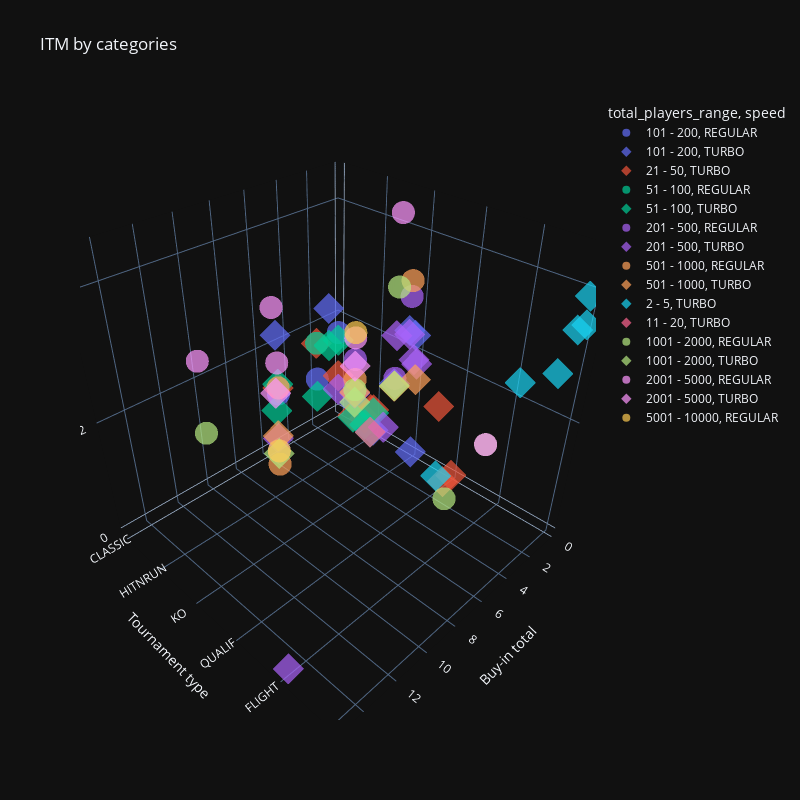

The cell this chart's notebook holds for it:
### Code cell
tournament_graphs.plot_ITM_by_categories()

### Figure 1 — Plotly figure (JSON) as saved in the notebook; plotly's stock layout.template omitted (floating-point values rounded to 4 significant figures)
{"data": [{"hovertemplate": "total_players_range=101 - 200<br>speed=REGULAR<br>Buy-in total=%{x}<br>Tournament type=%{y}<br>ITM=%{z}<extra></extra>", "legendgroup": "101 - 200, REGULAR", "marker": {"color": "#636efa", "opacity": 0.7, "symbol": "circle"}, "mode": "markers", "name": "101 - 200, REGULAR", "scene": "scene", "showlegend": true, "x": [0.25, 2.0, 5.0], "y": ["CLASSIC", "CLASSIC", "CLASSIC"], "z": [0.1667, 0.09375, 0.1053], "type": "scatter3d"}, {"hovertemplate": "total_players_range=101 - 200<br>speed=TURBO<br>Buy-in total=%{x}<br>Tournament type=%{y}<br>ITM=%{z}<extra></extra>", "legendgroup": "101 - 200, TURBO", "marker": {"color": "#636efa", "opacity": 0.7, "symbol": "diamond"}, "mode": "markers", "name": "101 - 200, TURBO", "scene": "scene", "showlegend": true, "x": [0.25, 0.25, 0.5, 1.0, 1.0, 1.0, 2.0, 5.0, 5.0], "y": ["HITNRUN", "KO", "KO", "CLASSIC", "HITNRUN", "KO", "KO", "CLASSIC", "KO"], "z": [0.0, 0.0, 0.2353, 0.2222, 0.02564, 0.25, 0.1667, 0.2188, 0.1739], "type": "scatter3d"}, {"hovertemplate": "total_players_range=21 - 50<br>speed=TURBO<br>Buy-in total=%{x}<br>Tournament type=%{y}<br>ITM=%{z}<extra></extra>", "legendgroup": "21 - 50, TURBO", "marker": {"color": "#EF553B", "opacity": 0.7, "symbol": "diamond"}, "mode": "markers", "name": "21 - 50, TURBO", "scene": "scene", "showlegend": true, "x": [0.25, 0.25, 0.25, 0.5, 1.0, 1.0, 2.0, 2.0, 2.0, 5.0], "y": ["CLASSIC", "HITNRUN", "QUALIF", "HITNRUN", "HITNRUN", "QUALIF", "CLASSIC", "HITNRUN", "QUALIF", "CLASSIC"], "z": [0.07692, 0.04545, 0.0, 0.05, 0.03876, 0.0, 0.1667, 0.0597, 0.1667, 0.1176], "type": "scatter3d"}, {"hovertemplate": "total_players_range=51 - 100<br>speed=REGULAR<br>Buy-in total=%{x}<br>Tournament type=%{y}<br>ITM=%{z}<extra></extra>", "legendgroup": "51 - 100, REGULAR", "marker": {"color": "#00cc96", "opacity": 0.7, "symbol": "circle"}, "mode": "markers", "name": "51 - 100, REGULAR", "scene": "scene", "showlegend": true, "x": [2.0], "y": ["CLASSIC"], "z": [0.1667], "type": "scatter3d"}, {"hovertemplate": "total_players_range=51 - 100<br>speed=TURBO<br>Buy-in total=%{x}<br>Tournament type=%{y}<br>ITM=%{z}<extra></extra>", "legendgroup": "51 - 100, TURBO", "marker": {"color": "#00cc96", "opacity": 0.7, "symbol": "diamond"}, "mode": "markers", "name": "51 - 100, TURBO", "scene": "scene", "showlegend": true, "x": [0.25, 0.25, 0.5, 1.0, 1.0, 2.0, 2.0, 5.0, 10.0], "y": ["CLASSIC", "HITNRUN", "HITNRUN", "CLASSIC", "HITNRUN", "CLASSIC", "HITNRUN", "CLASSIC", "KO"], "z": [0.1515, 0.03883, 0.0, 0.15, 0.02446, 0.05714, 0.05634, 0.125, 0.2353], "type": "scatter3d"}, {"hovertemplate": "total_players_range=201 - 500<br>speed=REGULAR<br>Buy-in total=%{x}<br>Tournament type=%{y}<br>ITM=%{z}<extra></extra>", "legendgroup": "201 - 500, REGULAR", "marker": {"color": "#ab63fa", "opacity": 0.7, "symbol": "circle"}, "mode": "markers", "name": "201 - 500, REGULAR", "scene": "scene", "showlegend": true, "x": [1.0, 2.0, 5.0, 10.0], "y": ["KO", "KO", "KO", "KO"], "z": [0.3077, 0.1765, 0.25, 0.1667], "type": "scatter3d"}, {"hovertemplate": "total_players_range=201 - 500<br>speed=TURBO<br>Buy-in total=%{x}<br>Tournament type=%{y}<br>ITM=%{z}<extra></extra>", "legendgroup": "201 - 500, TURBO", "marker": {"color": "#ab63fa", "opacity": 0.7, "symbol": "diamond"}, "mode": "markers", "name": "201 - 500, TURBO", "scene": "scene", "showlegend": true, "x": [0.25, 0.25, 0.5, 1.0, 2.0, 2.75, 5.0, 10.0, 15.0], "y": ["CLASSIC", "KO", "KO", "KO", "KO", "KO", "KO", "KO", "FLIGHT"], "z": [0.04762, 0.1798, 0.1912, 0.2432, 0.253, 0.09302, 0.1915, 0.1887, 0.0], "type": "scatter3d"}, {"hovertemplate": "total_players_range=501 - 1000<br>speed=REGULAR<br>Buy-in total=%{x}<br>Tournament type=%{y}<br>ITM=%{z}<extra></extra>", "legendgroup": "501 - 1000, REGULAR", "marker": {"color": "#FFA15A", "opacity": 0.7, "symbol": "circle"}, "mode": "markers", "name": "501 - 1000, REGULAR", "scene": "scene", "showlegend": true, "x": [1.0, 5.0, 5.0, 10.0], "y": ["KO", "CLASSIC", "KO", "KO"], "z": [0.3333, 0.1176, 0.2157, 0.1429], "type": "scatter3d"}, {"hovertemplate": "total_players_range=501 - 1000<br>speed=TURBO<br>Buy-in total=%{x}<br>Tournament type=%{y}<br>ITM=%{z}<extra></extra>", "legendgroup": "501 - 1000, TURBO", "marker": {"color": "#FFA15A", "opacity": 0.7, "symbol": "diamond"}, "mode": "markers", "name": "501 - 1000, TURBO", "scene": "scene", "showlegend": true, "x": [0.25, 2.0, 5.0, 10.0], "y": ["KO", "KO", "KO", "KO"], "z": [0.15, 0.1618, 0.1933, 0.193], "type": "scatter3d"}, {"hovertemplate": "total_players_range=2 - 5<br>speed=TURBO<br>Buy-in total=%{x}<br>Tournament type=%{y}<br>ITM=%{z}<extra></extra>", "legendgroup": "2 - 5, TURBO", "marker": {"color": "#19d3f3", "opacity": 0.7, "symbol": "diamond"}, "mode": "markers", "name": "2 - 5, TURBO", "scene": "scene", "showlegend": true, "x": [0.25, 0.5, 1.0, 2.0, 5.0, 10.0], "y": ["SNG", "SNG", "SNG", "SNG", "SNG", "SNG"], "z": [0.3545, 0.3974, 0.356, 0.3053, 0.3333, 0.2812], "type": "scatter3d"}, {"hovertemplate": "total_players_range=11 - 20<br>speed=TURBO<br>Buy-in total=%{x}<br>Tournament type=%{y}<br>ITM=%{z}<extra></extra>", "legendgroup": "11 - 20, TURBO", "marker": {"color": "#FF6692", "opacity": 0.7, "symbol": "diamond"}, "mode": "markers", "name": "11 - 20, TURBO", "scene": "scene", "showlegend": true, "x": [0.5], "y": ["HITNRUN"], "z": [0.0], "type": "scatter3d"}, {"hovertemplate": "total_players_range=1001 - 2000<br>speed=REGULAR<br>Buy-in total=%{x}<br>Tournament type=%{y}<br>ITM=%{z}<extra></extra>", "legendgroup": "1001 - 2000, REGULAR", "marker": {"color": "#B6E880", "opacity": 0.7, "symbol": "circle"}, "mode": "markers", "name": "1001 - 2000, REGULAR", "scene": "scene", "showlegend": true, "x": [2.0, 2.0, 5.0, 5.0, 10.0], "y": ["FLIGHT", "KO", "FLIGHT", "KO", "CLASSIC"], "z": [0.1429, 0.3333, 0.09524, 0.1977, 0.1026], "type": "scatter3d"}, {"hovertemplate": "total_players_range=1001 - 2000<br>speed=TURBO<br>Buy-in total=%{x}<br>Tournament type=%{y}<br>ITM=%{z}<extra></extra>", "legendgroup": "1001 - 2000, TURBO", "marker": {"color": "#B6E880", "opacity": 0.7, "symbol": "diamond"}, "mode": "markers", "name": "1001 - 2000, TURBO", "scene": "scene", "showlegend": true, "x": [2.0, 5.0, 10.0], "y": ["KO", "KO", "KO"], "z": [0.1625, 0.1756, 0.1622], "type": "scatter3d"}, {"hovertemplate": "total_players_range=2001 - 5000<br>speed=REGULAR<br>Buy-in total=%{x}<br>Tournament type=%{y}<br>ITM=%{z}<extra></extra>", "legendgroup": "2001 - 5000, REGULAR", "marker": {"color": "#FF97FF", "opacity": 0.7, "symbol": "circle"}, "mode": "markers", "name": "2001 - 5000, REGULAR", "scene": "scene", "showlegend": true, "x": [2.0, 2.0, 5.0, 5.0, 10.0, 10.0], "y": ["FLIGHT", "KO", "CLASSIC", "KO", "CLASSIC", "KO"], "z": [0.1429, 0.4444, 0.1667, 0.2857, 0.2353, 0.3889], "type": "scatter3d"}, {"hovertemplate": "total_players_range=2001 - 5000<br>speed=TURBO<br>Buy-in total=%{x}<br>Tournament type=%{y}<br>ITM=%{z}<extra></extra>", "legendgroup": "2001 - 5000, TURBO", "marker": {"color": "#FF97FF", "opacity": 0.7, "symbol": "diamond"}, "mode": "markers", "name": "2001 - 5000, TURBO", "scene": "scene", "showlegend": true, "x": [5.0, 10.0], "y": ["KO", "KO"], "z": [0.2388, 0.2632], "type": "scatter3d"}, {"hovertemplate": "total_players_range=5001 - 10000<br>speed=REGULAR<br>Buy-in total=%{x}<br>Tournament type=%{y}<br>ITM=%{z}<extra></extra>", "legendgroup": "5001 - 10000, REGULAR", "marker": {"color": "#FECB52", "opacity": 0.7, "symbol": "circle"}, "mode": "markers", "name": "5001 - 10000, REGULAR", "scene": "scene", "showlegend": true, "x": [5.0, 10.0], "y": ["KO", "KO"], "z": [0.2941, 0.1667], "type": "scatter3d"}], "layout": {"scene": {"domain": {"x": [0.0, 1.0], "y": [0.0, 1.0]}, "xaxis": {"title": {"text": "Buy-in total"}}, "yaxis": {"title": {"text": "Tournament type"}}, "zaxis": {"title": {"text": "ITM"}}}, "legend": {"title": {"text": "total_players_range, speed"}, "tracegroupgap": 0}, "title": {"text": "ITM by categories"}, "width": 800, "height": 800}}
